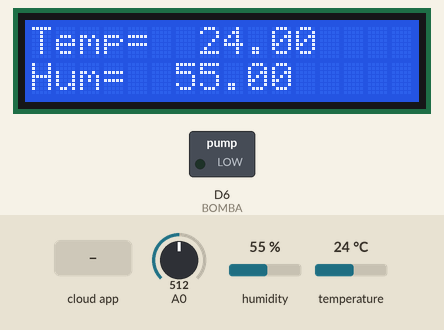
Simulated run of this sketch. Board: ESP8266 (NodeMCU). Parts: 16×2 character LCD, switched loads named in the sketch (green lamp = pin HIGH). The test bench sets the inputs (shaded band); at power-on: humidity 55 %, temperature 24 °C, A0 = 512. What the sketch prints to the serial monitor is not drawn.

Above: at 6.9 s.
7.0 s: the phone or cloud app sets regar to 1
At 8.2 s:
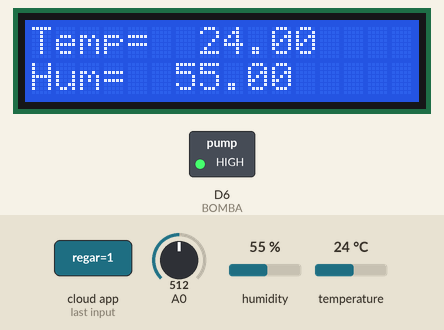
8.5 s: humidity set to 22 %
At 10.2 s:
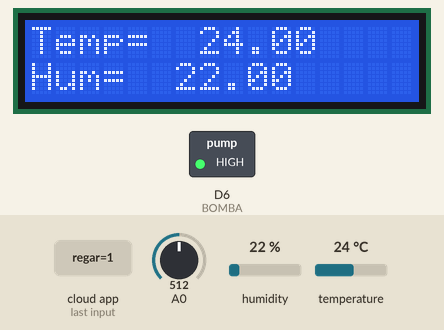
10.8 s: temperature set to 12 °C
At 12.8 s:
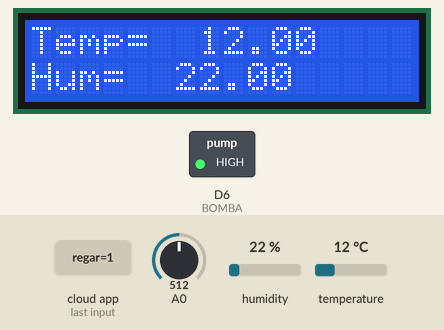
19.7 s: the phone or cloud app sets regar to 0
At 20.2 s:
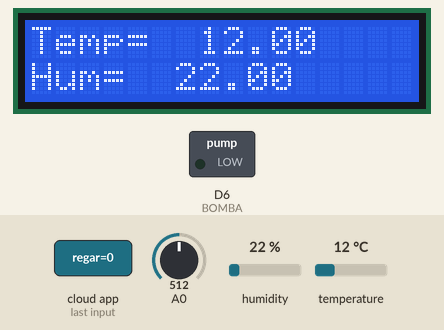
21.2 s: humidity set to 40 %
At 22.7 s:
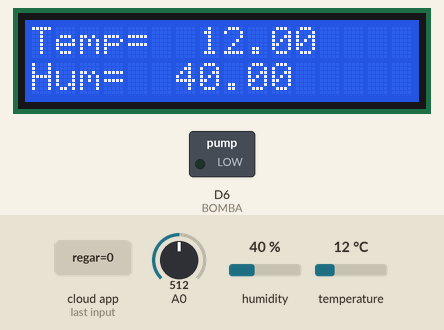
Timing chart, 0 to 23.8 s (numbered marks = the images above; inputs shaded):
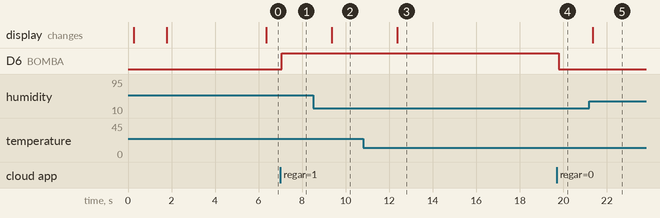

Measured:
- after the input at 7.0 s, D6 (BOMBA): LOW → HIGH after 0.06 s
- after the input at 8.5 s, the display: changes after 0.86 s (image 2)
- after the input at 10.8 s, the display: changes after 1.6 s (image 3)
- after the input at 19.7 s, D6 (BOMBA): HIGH → LOW after 0.09 s
- after the input at 21.2 s, the display: changes after 0.16 s (image 5)

The sketch:

Proyecto_Interfaces_Adafruit_V3.ino.ino
```cpp
#define D0 16
//#define D1 5 SCL para Display
//#define D2 4 SDA para Display
#define D3 0
#define D4 2
#define D5 14
#define BOMBA 12
#define D7 13
#define D8 15

#include <Adafruit_Sensor.h>
#include <DHT.h>
//#include <DHT_U.h>
#include <LiquidCrystal_I2C.h>
#include <Ticker.h>  //Ticker Library

Ticker tiempo1;
Ticker tiempo2;

//Credenciales adafruit

#define IO_USERNAME  "jonloredo"
#define IO_KEY       "41a895c49a304c1eb9786a6900b6b54e"


//Credenciales Wifi

/******************************* WIFI **************************************/

#define WIFI_SSID   "Totalplay-549E"
#define WIFI_PASS   "549EC05675mRFp3U"

/*#define WIFI_SSID   "jonloredoWiFi"
#define WIFI_PASS   "labrador86"*/

#include "AdafruitIO_WiFi.h"

#if defined(USE_AIRLIFT) || defined(ADAFRUIT_METRO_M4_AIRLIFT_LITE)
  // Configure the pins used for the ESP32 connection
  #if !defined(SPIWIFI_SS) // if the wifi definition isnt in the board variant
    // Don't change the names of these #define's! they match the variant ones
    #define SPIWIFI SPI
    #define SPIWIFI_SS 10  // Chip select pin
    #define SPIWIFI_ACK 9  // a.k.a BUSY or READY pin
    #define ESP32_RESETN 6 // Reset pin
    #define ESP32_GPIO0 -1 // Not connected
  #endif
  AdafruitIO_WiFi io(IO_USERNAME, IO_KEY, WIFI_SSID, WIFI_PASS, SPIWIFI_SS, SPIWIFI_ACK, ESP32_RESETN, ESP32_GPIO0, &SPIWIFI);
#else
  AdafruitIO_WiFi io(IO_USERNAME, IO_KEY, WIFI_SSID, WIFI_PASS);
#endif

/**********************************************/


// DHT Sensor e inicialización

#define DHTTYPE DHT11


uint8_t DHTPin = D5;
DHT dht(DHTPin, DHTTYPE);


// set up the 'temperature' and 'humidity' feeds
AdafruitIO_Feed *temperatura2io = io.feed("temperatura_dht11");
AdafruitIO_Feed *humedad2io = io.feed("humedad_dht11");
// Adafruit riego
AdafruitIO_Feed *nriegosensor = io.feed("nivel_de_riego");

float temperatura_dht11;
float humedad_dht11;

//Variables riego
int value;
String n_riego;

LiquidCrystal_I2C lcd(0x3F, 16, 2); //Constructor LCD

// set up the 'regar' feed
AdafruitIO_Feed *regar = io.feed("regar");

void setup() {

  Serial.begin(115200);
  delay(100);

 // Definimos pin asignado a BOMBA como salida
pinMode(BOMBA, OUTPUT);

//Setup para LCD
  lcd.begin(16,2);
  lcd.init();
  lcd.backlight();

//Definición de Pin para DHT e inicialización
  pinMode(DHTPin, INPUT);

  dht.begin();

    // connect to io.adafruit.com
  Serial.println();
  Serial.println("Connecting to Adafruit IO");
  io.connect();

  lcd.clear();
  lcd.setCursor(0, 0);
  lcd.print("Connecting to");
  lcd.setCursor(0, 1);
  lcd.print("Adafruit IO ...");
  delay(1500);

  // set up a message handler for the 'digital' feed.
  // the handleMessage function (defined below)
  // will be called whenever a message is
  // received from adafruit io.
  regar->onMessage(handleMessage); // Configurar con el nombre de mi feed 'regar'

  // wait for a connection
  int i=0;
  lcd.clear();
  while(io.status() < AIO_CONNECTED) {
  Serial.print(".");
  lcd.setCursor(i, 1);
  lcd.print(".");
  i++;
  if(i==15){
  lcd.clear();
  }

  delay(500);
  }

  // we are connected
  Serial.println();
  Serial.println(io.statusText());
  regar->get(); // Configurar con el nombre de mi feed 'regar'

  lcd.clear();
  lcd.setCursor(0, 0);
  lcd.print("Adafruit IO");
  lcd.setCursor(0, 1);
  lcd.print("connected!!");
  delay(1500);

tiempo1.attach(3,nivel_riego);
tiempo2.attach(3,temp_y_hum);

}

void loop() {

   // io.run(); is required for all sketches.
  // it should always be present at the top of your loop
  // function. it keeps the client connected to
  // io.adafruit.com, and processes any incoming data.
  io.run();


}

//Función para nivel de riego

void nivel_riego(){
  //Niveles de riego programa principal
  value= analogRead(A0);

   if(value>432){
    n_riego = String("Muy Alto");
    Serial.print("Nivel de Riego: ");
    Serial.println(n_riego);

    lcd.clear();
    lcd.setCursor(0, 0);
    lcd.print("Nivel Riego");
    lcd.setCursor(0, 1);
    lcd.print("Muy Alto");
   }
   if(value>324 && value<=432){
    n_riego = String("Alto");
    Serial.print("Nivel de Riego: ");
    Serial.println(n_riego);

    lcd.clear();
    lcd.setCursor(0, 0);
    lcd.print("Nivel Riego");
    lcd.setCursor(0, 1);
    lcd.print("Alto");
   }
   if(value>216 && value<=324){
    n_riego = String("Bueno");
    Serial.print("Nivel de Riego: ");
    Serial.println(n_riego);

    lcd.clear();
    lcd.setCursor(0, 0);
    lcd.print("Nivel Riego");
    lcd.setCursor(0, 1);
    lcd.print("Bueno");
   }
    if(value>108 && value<=216){
    n_riego = String("Bajo");
    Serial.print("Nivel de Riego: ");
    Serial.println(n_riego);

    lcd.clear();
    lcd.setCursor(0, 0);
    lcd.print("Nivel Riego");
    lcd.setCursor(0, 1);
    lcd.print("Bajo");
   }
      if(value<=108){
    n_riego = String("Muy Bajo");
    Serial.print("Nivel de Riego: ");
    Serial.println(n_riego);

    lcd.clear();
    lcd.setCursor(0, 0);
    lcd.print("Nivel Riego");
    lcd.setCursor(0, 1);
    lcd.print("Muy Bajo");
   }
  nriegosensor->save(n_riego);
  }


void temp_y_hum(){
   temperatura_dht11 = dht.readTemperature(); // Gets the values of the temperature
  humedad_dht11 = dht.readHumidity(); // Gets the values of the humidity

  Serial.print("Temperatura: ");
  Serial.println(temperatura_dht11);

  Serial.print("Humedad: ");
  Serial.println(humedad_dht11);

  temperatura2io->save(temperatura_dht11);
  humedad2io->save(humedad_dht11);

  //Funciones para LCD
  lcd.clear();

  lcd.setCursor(0, 0);
  lcd.print("Temp= ");
  lcd.setCursor(7, 0);
  lcd.print(temperatura_dht11);

  lcd.setCursor(0, 1);
  lcd.print("Hum= ");
  lcd.setCursor(6, 1);
  lcd.print(humedad_dht11);
 }

// this function is called whenever an 'digital' feed message
// is received from Adafruit IO. it was attached to
// the 'digital' feed in the setup() function above.
void handleMessage(AdafruitIO_Data *data) {

  Serial.print("received <- ");

  if(data->toPinLevel() == HIGH)
    Serial.println("HIGH");
  else
    Serial.println("LOW");


  digitalWrite(BOMBA, data->toPinLevel());
}
```
